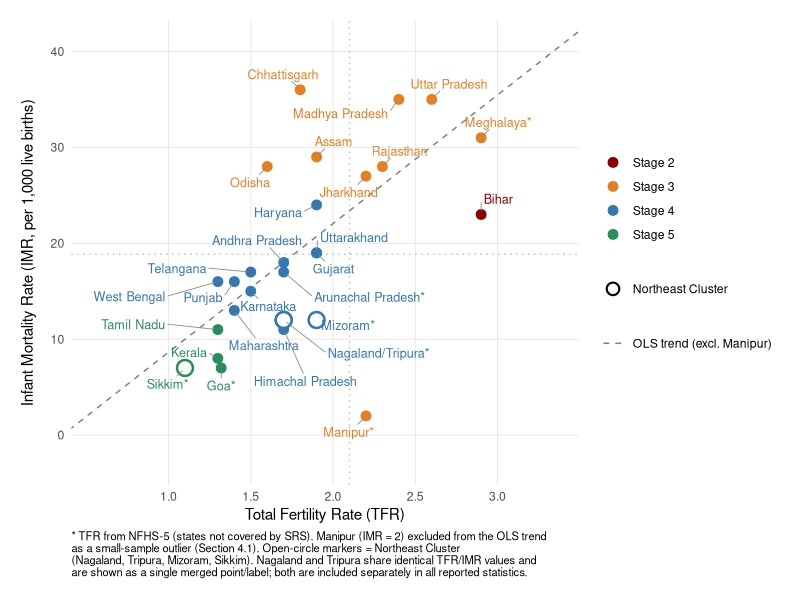

R code for this plot:
# ==============================================================================
# Figure 2: Total Fertility Rate vs Infant Mortality Rate, 28 Indian states
# Supplementary code for: "One Country, Multiple Transitions:
# A Composite Demographic Transition Classification of Indian States"
#
# Purpose: builds the published Figure 2 scatter plot (TFR on x-axis, IMR on
# y-axis), coloured by DTM stage, with open-circle markers for the Northeast
# Cluster (Nagaland, Tripura, Mizoram, Sikkim) and an OLS trend line fitted
# on all states except Manipur (excluded as a small-sample outlier per
# Section 4.1, since Manipur's IMR = 2 is implausibly low relative to its
# TFR and would distort the fitted line).
#
# Data: Total Fertility Rate (NFHS-5, IIPS & ICF 2021) and Infant Mortality
# Rate (SRS Statistical Report, RGI 2024, supplemented by NFHS-5 for states
# not covered by SRS) for all 28 Indian states, matching Table 2.
#
# The OLS fit shown in the figure (slope = 13.41, intercept = -4.77, n = 27,
# Manipur excluded) and mean IMR = 18.9 (rounds to 19, shown by the dotted
# reference line) are computed directly in this script below.
#
# Note on Nagaland/Tripura: both states share identical TFR (1.7) and IMR
# (12) values, so their points and labels are merged into a single
# "Nagaland/Tripura*" label to avoid two overlapping, unreadable labels at
# the same coordinate. Both states are still included separately in every
# reported statistic (means, OLS fit, cluster distances, etc.) -- only the
# on-plot label is merged, purely for display.
#
# Requires: ggplot2, ggrepel (both installed via install.packages() if not
# already present).
# ==============================================================================

library(ggplot2)
library(ggrepel)

data <- data.frame(
  state = c("Bihar","Meghalaya","UttarPradesh","MadhyaPradesh","Rajasthan",
            "Chhattisgarh","Jharkhand","Assam","Odisha","Manipur",
            "Maharashtra","ArunachalPradesh","Uttarakhand","Haryana","Karnataka",
            "Gujarat","Punjab","WestBengal","HimachalPradesh","AndhraPradesh",
            "Telangana","Nagaland","Tripura","Mizoram","Kerala","TamilNadu",
            "Goa","Sikkim"),
  label = c("Bihar","Meghalaya*","Uttar Pradesh","Madhya Pradesh","Rajasthan",
            "Chhattisgarh","Jharkhand","Assam","Odisha","Manipur*",
            "Maharashtra","Arunachal Pradesh*","Uttarakhand","Haryana","Karnataka",
            "Gujarat","Punjab","West Bengal","Himachal Pradesh","Andhra Pradesh",
            "Telangana","Nagaland/Tripura*",NA,"Mizoram*","Kerala","Tamil Nadu",
            "Goa*","Sikkim*"),
  tfr = c(2.9,2.9,2.6,2.4,2.3,1.8,2.2,1.9,1.6,2.2,
          1.4,1.7,1.9,1.9,1.5,1.9,1.4,1.3,1.7,1.7,
          1.5,1.7,1.7,1.9,1.3,1.3,1.32,1.1),
  imr = c(23,31,35,35,28,36,27,29,28,2,
          13,17,19,24,15,19,16,16,11,18,
          17,12,12,12,8,11,7,7),
  stage = c("S2","S3","S3","S3","S3","S3","S3","S3","S3","S3",
            "S4","S4","S4","S4","S4","S4","S4","S4","S4","S4",
            "S4","S4","S4","S4","S5","S5","S5","S5"),
  necluster = c(0,0,0,0,0,0,0,0,0,0,
                0,0,0,0,0,0,0,0,0,0,
                0,1,1,1,0,0,0,1),
  manipur_flag = c(0,0,0,0,0,0,0,0,0,1,
                    0,0,0,0,0,0,0,0,0,0,
                    0,0,0,0,0,0,0,0)
)

colors <- c(S2 = "#8B0000", S3 = "#E67E22", S4 = "#3477B3", S5 = "#278E59")

fit <- lm(imr ~ tfr, data = subset(data, manipur_flag == 0))
cat("slope =", round(coef(fit)[2], 2), " intercept =", round(coef(fit)[1], 2),
    " (expect 13.41, -4.77)\n")
mean_imr <- mean(data$imr)
cat("mean IMR =", round(mean_imr, 1), " (expect 18.9)\n")

# Verified label offsets, carried over from the matplotlib version (already
# checked for overlap there, including the West Bengal/Punjab/Telangana fix).
offsets <- data.frame(
  state = data$state,
  dx = c(0.08, 0.08, 0.08, -0.08, 0.08, -0.05, 0.08, 0.08, -0.08, 0.08,
         -0.30, 0.12, 0.15, 0.10, 0.35, -0.55, 0.10, -0.30, 0.0, 0.12,
         -0.05, -0.65, NA, 0.55, 0.10, -0.17, 0.10, -0.10),
  dy = c(0, 0.3, 0.3, 0.6, 0.2, 0.7, -0.6, 0.3, 0.2, 0,
         2.8, -1.4, 2.3, 0, -1.8, 2.3, -1.6, 1.5, -3.6, 1.4,
         1.3, 0.3, NA, 1.4, 0.5, 0.3, -0.9, -0.4),
  hjust = c(0, 0, 0, 1, 0, 1, 0, 0, 1, 0,
            1, 0, 0, 0, 0, 1, 0, 1, 0.5, 0,
            1, 1, NA, 0, 0, 1, 0, 1)
)
leader_states <- c("MadhyaPradesh","Chhattisgarh","Gujarat","Uttarakhand","Nagaland",
                    "Mizoram","HimachalPradesh","Maharashtra","Karnataka",
                    "WestBengal","Punjab")

d <- merge(data, offsets, by = "state")
d$tx <- d$tfr + d$dx
d$ty <- d$imr + d$dy

leaders <- subset(d, state %in% leader_states)

p <- ggplot() +
  geom_abline(intercept = coef(fit)[1], slope = coef(fit)[2],
              linetype = "dashed", color = "grey50", linewidth = 0.5) +
  geom_vline(xintercept = 2.1, linetype = "dotted", color = "grey75") +
  geom_hline(yintercept = mean_imr, linetype = "dotted", color = "grey75") +
  geom_point(data = subset(d, necluster == 0),
             aes(x = tfr, y = imr, color = stage), size = 3, show.legend = FALSE) +
  geom_point(data = subset(d, necluster == 1),
             aes(x = tfr, y = imr, color = stage), size = 4.5,
             shape = 21, stroke = 1.3, fill = "white", show.legend = FALSE) +
  geom_text_repel(
    data = subset(d, !is.na(label)),
    aes(x = tfr, y = imr, label = label, color = stage),
    size = 3.2,
    box.padding = 0.45,
    point.padding = 0.25,
    force = 1.2,
    force_pull = 0.5,
    max.overlaps = Inf,
    min.segment.length = 0,
    segment.color = "grey55",
    segment.size = 0.3,
    seed = 123,
    show.legend = FALSE
  ) +
  # Clean manual legend: dummy off-plot points/lines carrying only the
  # aesthetics we want shown, so the two real point layers above (which
  # differ only in shape, not meaning) don't collide in one shared legend.
  geom_point(data = data.frame(x = NA_real_, y = NA_real_,
                                stage = factor(c("S2", "S3", "S4", "S5"))),
             aes(x = x, y = y, color = stage), size = 3, na.rm = TRUE) +
  geom_point(data = data.frame(x = NA_real_, y = NA_real_, lab = "Northeast Cluster"),
             aes(x = x, y = y, shape = lab), size = 3.5, stroke = 1.1, na.rm = TRUE) +
  geom_line(data = data.frame(x = c(NA_real_, NA_real_), y = c(NA_real_, NA_real_),
                               lab = "OLS trend (excl. Manipur)"),
            aes(x = x, y = y, linetype = lab), color = "grey50", na.rm = TRUE) +
  scale_shape_manual(values = c("Northeast Cluster" = 21), name = NULL) +
  scale_linetype_manual(values = c("OLS trend (excl. Manipur)" = "dashed"), name = NULL) +
  scale_color_manual(values = colors,
                      labels = c("Stage 2", "Stage 3", "Stage 4", "Stage 5"),
                      name = NULL) +
  scale_x_continuous(limits = c(0.55, 3.35), breaks = seq(1, 3.25, 0.5),
                      name = "Total Fertility Rate (TFR)") +
  scale_y_continuous(limits = c(-3, 41),
                      name = "Infant Mortality Rate (IMR, per 1,000 live births)") +
  labs(caption = paste(
    "* TFR from NFHS-5 (states not covered by SRS). Manipur (IMR = 2) excluded from the OLS trend\n",
    "as a small-sample outlier (Section 4.1). Open-circle markers = Northeast Cluster\n",
    "(Nagaland, Tripura, Mizoram, Sikkim). Nagaland and Tripura share identical TFR/IMR values and\n",
    "are shown as a single merged point/label; both are included separately in all reported statistics.",
    sep = "")) +
  guides(color = guide_legend(order = 1),
         shape = guide_legend(order = 2),
         linetype = guide_legend(order = 3)) +
  theme_minimal(base_size = 11) +
  theme(
    panel.grid.minor = element_blank(),
    panel.grid.major = element_line(color = "grey90", linewidth = 0.3),
    legend.position = "right",
    plot.caption = element_text(hjust = 0, size = 8, color = "black"),
    axis.title.y = element_text(margin = margin(r = 10)),
    plot.margin = margin(15, 15, 15, 15)
  )

# Output path is relative -- run this script with the repository root (or
# this script's own folder) as the working directory, e.g. in RStudio:
# Session > Set Working Directory > To Source File Location.
ggsave("Figure_TFR_IMR_Scatter.png", p,
       width = 11, height = 7.8, dpi = 220)
cat("saved\n")

# -----------------------------------------------------------------------
# EXPECTED OUTPUT (confirmed by an actual R run):
#
#   slope = 13.41  intercept = -4.77  (expect 13.41, -4.77)
#   mean IMR = 18.9  (expect 18.9)
#   saved
# -----------------------------------------------------------------------
